Frame 1 (no input): blank canvas, image omitted
Frame 60 (the mouse pressed at the canvas centre just before this capture): blank canvas, image omitted
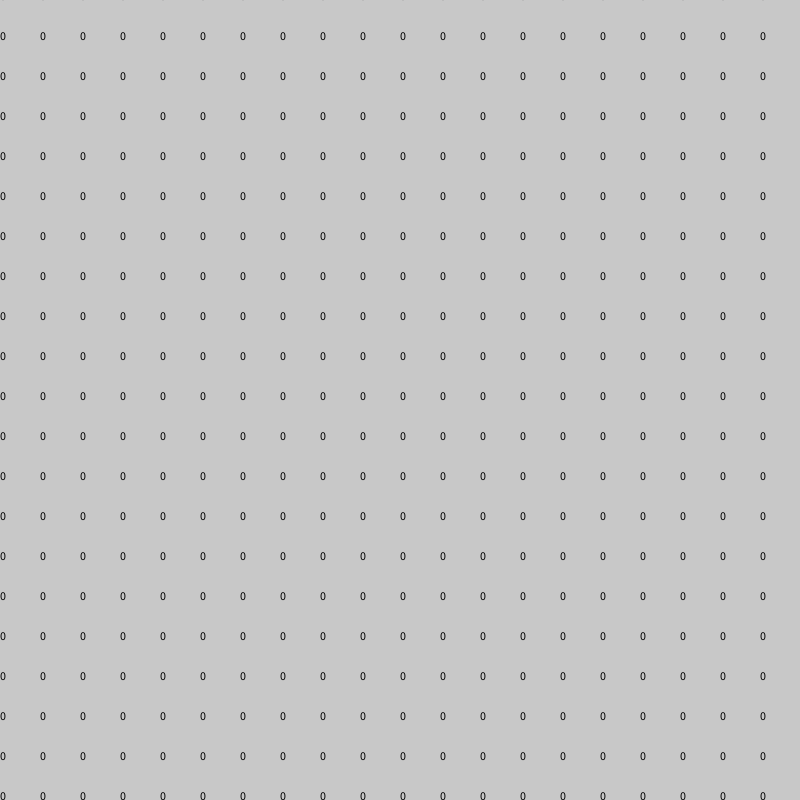
Frame 120 (the mouse held since frame 60 and released just before this capture)

The Processing sketch whose frames 1 and 60 were blank and that drew this single picture after the mouse press (run headless with seeded random() and noise(); from frame 60 on, the mouse is pressed at the canvas centre):

// Processing sketch: Pixels
// ── Pixels.pde
Tile [][] grid;
//number of rows and columns
int cols;
int rows;
int step=20;
void setup() {
  size(800, 800);
  cols=ceil(width/step);
  rows=ceil(height/step);
  grid = new Tile[cols][rows]; //the array dimensions are equal to n.of rows/columns

  //loop through cols and rows
  for (int i=0; i<cols; i++) {
    for (int j=0; j<rows; j++) {
      //initiate objects
      grid[i][j] = new Tile (i*cols, j*cols, cols, 255);
    }
  }
}


void draw() {
  background(255);
  for (int i=0; i<cols; i++) {
    for (int j=0; j<rows; j++) {
      //show me them goodies
      grid[i][j].display();
      grid[i][j].checkMouse();
      
      //if(mousePressed){
        grid[i][j].displayID();
      //}
    }
  }
 //grid[4][4].black();
}

// ── Tile.pde

class Tile {
  float x, y;
  float w;
  int col;
  int prevCol;
  int id=0;
  Tile (float tempX, float tempY, float tempSide, int tempCol) {
    x = tempX;
    y = tempY;
    w = tempSide;
    col = tempCol;
  }

    void display() {
    //stroke(220);
    noStroke();
    fill(col);
    rect (x, y, w, w);
  }

  void black() {
    col = color (0) ;
  }
  
  void checkMouse(){
 if (mouseX > x & mouseX < x+w & mouseY > y & mouseY < y+w) {
   col=color(0);
   id=1;
   prevCol=col;
 } 
 }
 
 void displayID(){
   if(mousePressed){
   
   fill(0);
   stroke(0);
   text(id, x,y);
   noStroke();
   col=color(200);
 }
 else{
   col=prevCol;
 }
 }
}
